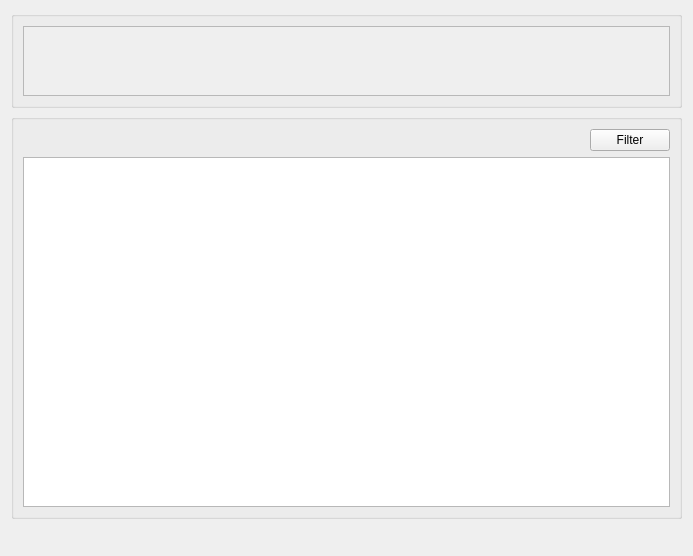
<?xml version="1.0" encoding="UTF-8"?>
<ui version="4.0">
 <class>OCC::ActivityWidget</class>
 <widget class="QWidget" name="OCC::ActivityWidget">
  <property name="geometry">
   <rect>
    <x>0</x>
    <y>0</y>
    <width>693</width>
    <height>556</height>
   </rect>
  </property>
  <property name="windowTitle">
   <string>Form</string>
  </property>
  <layout class="QVBoxLayout" name="verticalLayout_2">
   <item>
    <widget class="QGroupBox" name="_notifyGroupBox">
     <layout class="QVBoxLayout" name="verticalLayout">
      <item>
       <widget class="QScrollArea" name="_notifyScroll">
        <property name="sizePolicy">
         <sizepolicy hsizetype="Expanding" vsizetype="Preferred">
          <horstretch>0</horstretch>
          <verstretch>0</verstretch>
         </sizepolicy>
        </property>
        <property name="widgetResizable">
         <bool>true</bool>
        </property>
        <property name="alignment">
         <set>Qt::AlignLeading|Qt::AlignLeft|Qt::AlignTop</set>
        </property>
        <widget class="QWidget" name="_scrollAreaWidgetContents">
         <property name="geometry">
          <rect>
           <x>0</x>
           <y>0</y>
           <width>637</width>
           <height>16</height>
          </rect>
         </property>
         <property name="autoFillBackground">
          <bool>true</bool>
         </property>
        </widget>
       </widget>
      </item>
     </layout>
    </widget>
   </item>
   <item>
    <widget class="QGroupBox" name="_activityGroupBox">
     <layout class="QVBoxLayout" name="verticalLayout_3">
      <item>
       <layout class="QHBoxLayout" name="horizontalLayout">
        <item>
         <spacer name="horizontalSpacer">
          <property name="orientation">
           <enum>Qt::Horizontal</enum>
          </property>
          <property name="sizeHint" stdset="0">
           <size>
            <width>40</width>
            <height>20</height>
           </size>
          </property>
         </spacer>
        </item>
        <item>
         <widget class="QPushButton" name="_filterButton">
          <property name="text">
           <string>Filter</string>
          </property>
         </widget>
        </item>
       </layout>
      </item>
      <item>
       <widget class="QTableView" name="_activityList">
        <property name="sizePolicy">
         <sizepolicy hsizetype="Expanding" vsizetype="Expanding">
          <horstretch>0</horstretch>
          <verstretch>0</verstretch>
         </sizepolicy>
        </property>
        <property name="contextMenuPolicy">
         <enum>Qt::CustomContextMenu</enum>
        </property>
        <property name="accessibleName">
         <string>Server activity table</string>
        </property>
        <property name="alternatingRowColors">
         <bool>true</bool>
        </property>
        <property name="selectionBehavior">
         <enum>QAbstractItemView::SelectRows</enum>
        </property>
        <property name="showGrid">
         <bool>false</bool>
        </property>
        <property name="sortingEnabled">
         <bool>true</bool>
        </property>
        <property name="wordWrap">
         <bool>false</bool>
        </property>
        <attribute name="verticalHeaderVisible">
         <bool>false</bool>
        </attribute>
       </widget>
      </item>
     </layout>
    </widget>
   </item>
   <item>
    <widget class="QLabel" name="_bottomLabel">
     <property name="sizePolicy">
      <sizepolicy hsizetype="Preferred" vsizetype="Maximum">
       <horstretch>0</horstretch>
       <verstretch>0</verstretch>
      </sizepolicy>
     </property>
     <property name="textFormat">
      <enum>Qt::RichText</enum>
     </property>
    </widget>
   </item>
   <item>
    <widget class="QDialogButtonBox" name="_dialogButtonBox"/>
   </item>
  </layout>
 </widget>
 <tabstops>
  <tabstop>_notifyScroll</tabstop>
  <tabstop>_filterButton</tabstop>
  <tabstop>_activityList</tabstop>
  <tabstop>_dialogButtonBox</tabstop>
 </tabstops>
 <resources/>
 <connections/>
</ui>
